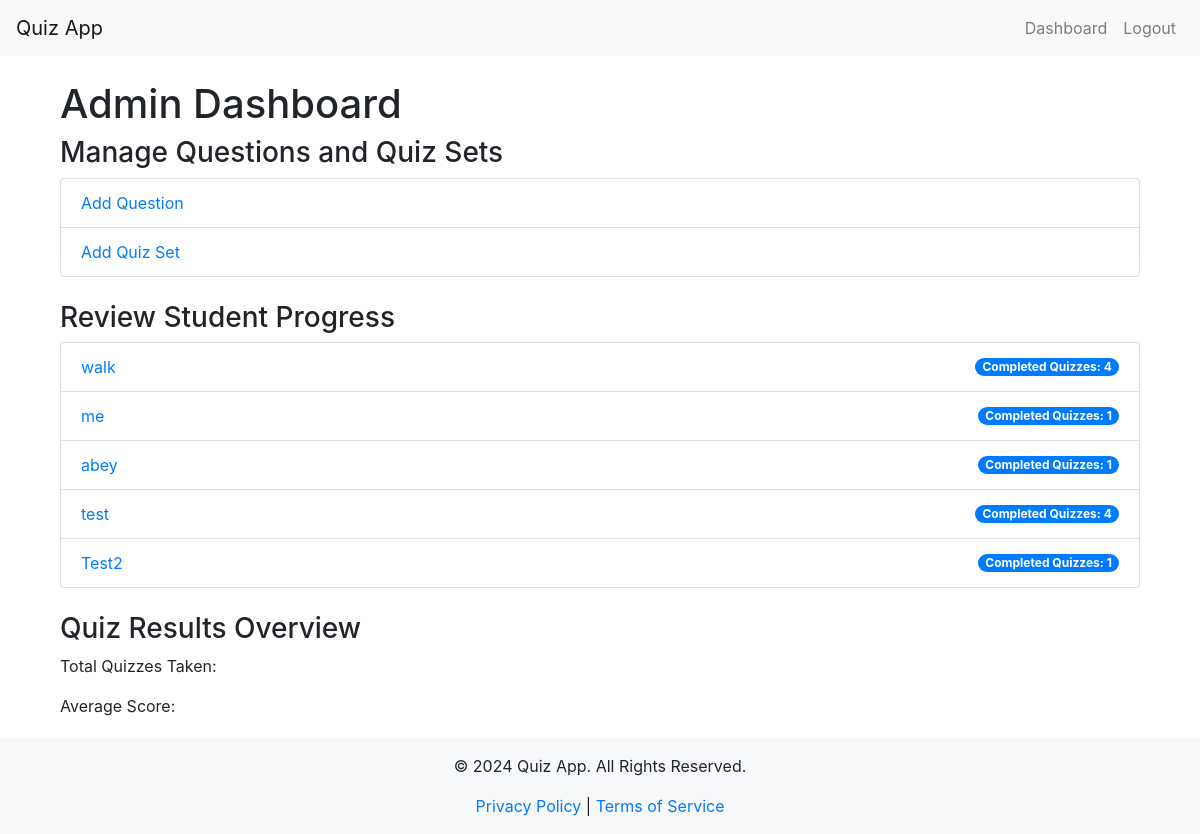
Screenshot of /admin_dashboard (signed in) with the database file from the repository.
### app/models.py (models this page shows, shortened)
class User(db.Model, UserMixin):
    id = db.Column(db.Integer, primary_key=True)
    username = db.Column(db.String(64), unique=True, nullable=False)
    email = db.Column(db.String(120), unique=True, nullable=False)
    password_hash = db.Column(db.String(128), nullable=False)
    role = db.Column(db.String(64), nullable=False)
    questions = db.relationship('Question', backref='author', lazy=True)
    quiz_results = db.relationship('QuizResult', backref='user', lazy=True)

### app/routes.py (the view)
@main_bp.route('/admin_dashboard')
@login_required
def admin_dashboard():
    if current_user.role != 'admin':
        return redirect(url_for('main.login'))
    students = User.query.filter_by(role='student').all()
    for student in students:
        student.completed_quizzes_count = QuizResult.query.filter_by(user_id=student.id).count()
    return render_template('admin_dashboard.html', students=students)

### app/__init__.py (called while the page is built)
@login_manager.user_loader
def load_user(user_id):
    from app.models import User
    return User.query.get(int(user_id))

### app/templates/admin_dashboard.html
{% extends "layout.html" %}
{% block content %}
<div class="container mt-4">
    <h1>Admin Dashboard</h1>
    <h3>Manage Questions and Quiz Sets</h3>
    <ul class="list-group">
        <li class="list-group-item"><a href="{{ url_for('main.add_question') }}">Add Question</a></li>
        <li class="list-group-item"><a href="{{ url_for('main.add_quiz_set') }}">Add Quiz Set</a></li>
    </ul>
    <h3 class="mt-4">Review Student Progress</h3>
    <ul class="list-group">
        {% for student in students %}
        <li class="list-group-item d-flex justify-content-between align-items-center">
            <a href="{{ url_for('main.review_student', student_id=student.id) }}">{{ student.username }}</a>
            <span class="badge badge-primary badge-pill">Completed Quizzes: {{ student.completed_quizzes_count }}</span>
        </li>
        {% endfor %}
    </ul>
    <h3 class="mt-4">Quiz Results Overview</h3>
    <p>Total Quizzes Taken: {{ total_quizzes }}</p>
    <p>Average Score: {{ average_score }}</p>
</div>
{% endblock %}

### rows the page displays
User: username "walk", completed_quizzes_count "4"
User: username "me", completed_quizzes_count "1"
User: username "abey", completed_quizzes_count "1"
User: username "test", completed_quizzes_count "4"
User: username "Test2", completed_quizzes_count "1"
